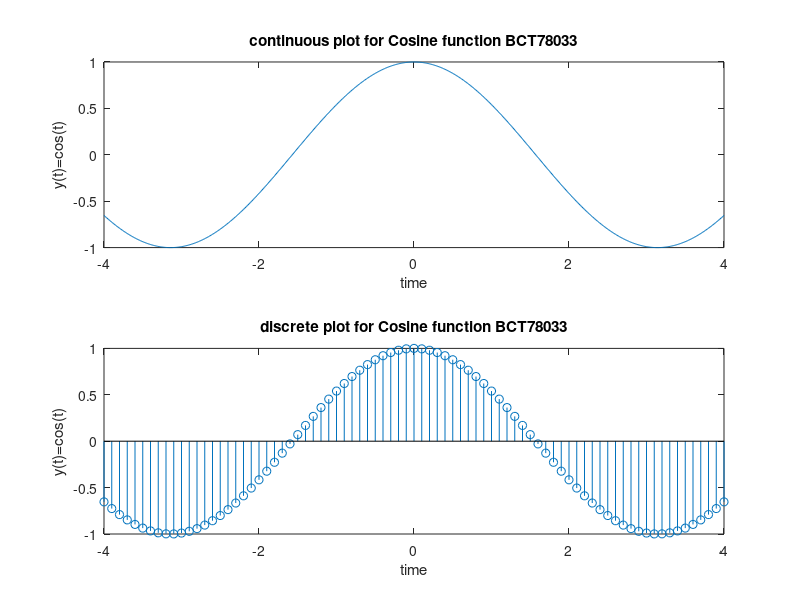

This chart was generated by the following MATLAB code:
%Matlab Code for the Generation of Cosine Function
clc
clear all
close all
t=-4:0.01:4;
y=cos(t);
subplot (2,1,1);
plot(t,y);
xlabel('time');
ylabel('y(t)=cos(t)');
title ('continuous plot for Cosine function BCT78033');
n=-4:0.1:4;
z=cos(n);
subplot(2,1,2);
stem(n,z);
xlabel('time');
ylabel('y(t)=cos(t)');
title('discrete plot for Cosine function BCT78033');
